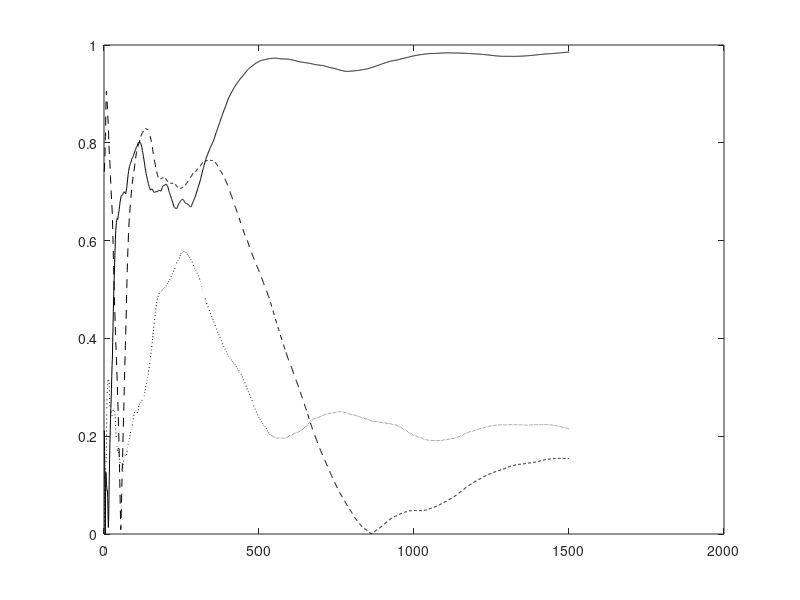

The MATLAB source for this figure: (Note: this script raises an error after producing the figure.)
% Adaptive GEVD Algorithm 

function SVDOJA();

clear all; 
close all; 

% Number of samples N and dimension D
eta0 = 200;
nSamples = 500;
nDim1 = 5;
nDim2 = 7;
nEpochs = 3;
randn('state',0);

% Generate the x random vectors
for i = 1 : nSamples
   for j = 1 : nDim1
      x(j,i) = (20-2*j)*randn;
   end
end
meanX = zeros(nDim1,1);
for i = 1 : nSamples
   meanX = meanX + x(:,i)/nSamples;
end
for i = 1 : nSamples
   x(:,i) = x(:,i) - meanX;
end

% Generate the y random vectors
for i = 1 : nSamples
   for j = 1 : nDim2
      y(j,i) = 3*randn;
   end
end
meanY = zeros(nDim2,1);
for i = 1 : nSamples
   meanY = meanY + y(:,i)/nSamples;
end
for i = 1 : nSamples
   y(:,i) = y(:,i) - meanY;
end

% Generate the Atrue matrix
Ctrue = zeros(nDim1,nDim2);
for i = 1 : nSamples
   Ctrue = Ctrue + x(:,i)*y(:,i)'/nSamples;
end
Ctrue

% Compute the true eigenvectors and eigenvalues
[U,D,V] = svd(Ctrue);
U
V
D
dg = diag(D)'

% Run the adaptive algorithm
C = zeros(nDim1,nDim2);
Z1 = zeros(nDim1,nDim1);
Z2 = zeros(nDim2,nDim2);
I1 = eye(nDim1,nDim1);
I2 = eye(nDim2,nDim2);
A = zeros(nDim1+nDim2,nDim1+nDim2);
W = 0.1 * ones(nDim1+nDim2,nDim2);
for epoch = 1 : nEpochs
    for iter = 1 : nSamples
        Ck   = x(:,iter) * y(:,iter)';
        C    = C + (1.0/(nSamples*(epoch-1) + iter))*(Ck - C);
        A    = [I1,C;C',I2];
        etat = 1.0 / (eta0 + nSamples*(epoch-1) + iter);
        W    = W + etat*(A*W - 0.5*W*triu(W'*A*W));
      
        U1 = W(1:nDim1,1:nDim1);
        for i = 1 : nDim1
            a = norm(U1(:,i));
            U1(:,i) = U1(:,i) / a;
        end
        V1 = W(nDim1+1:nDim1+nDim2,1:nDim2);
        for i = 1 : nDim2
            a = norm(V1(:,i));
   		    V1(:,i) = V1(:,i) / a;
        end
        cos_t1(:,nSamples*(epoch-1) + iter) = abs(diag(U1'*U));
        cos_t2(:,nSamples*(epoch-1) + iter) = abs(diag(V1'*V));
    end
end

% Check the final norms
U1 = W(1:nDim1,1:nDim1);
U1byNorm = U1*sqrt(inv(diag(diag(U1'*U1))));
for i = 1 : nDim1
    UNorm(i) = norm(U1(:,i));
end
V1 = W(nDim1+1:nDim1+nDim2,1:nDim2);
V1byNorm = V1*sqrt(inv(diag(diag(V1'*V1))));
for i = 1 : nDim2
    VNorm(i) = norm(V1(:,i));
end
UNorm
VNorm
U1byNorm
V1byNorm
dd = diag(U1byNorm'*C*V1byNorm);
dd'

for iter = 1 : nSamples*nEpochs
   ind(iter) = iter;
end

if (1)

% Plot the convergence results
figure(1);
plot(ind,cos_t1(1,:),'k-'); hold on;
plot(ind,cos_t1(2,:),'k:'); hold on;
plot(ind,cos_t1(3,:),'k--'); hold on;
legend('Component1 of U','Component2 of U','Component3 of U',0);
xlabel('Number of Samples');
ylabel('Direction Cosines for Components of U');
hold off;

% Plot the convergence results
figure(2);
plot(ind,cos_t2(1,:),'k-'); hold on;
plot(ind,cos_t2(2,:),'k:'); hold on;
plot(ind,cos_t2(3,:),'k--'); hold on;
legend('Component1 of V','Component2 of V','Component3 of V',0);
xlabel('Number of Samples');
ylabel('Direction Cosines for Components of V');
hold off;


else

plot(ind,cos_t1(1,:),'k-'); hold on;
plot(ind,cos_t1(2,:),'k:');
plot(ind,cos_t1(3,:),'k-.');
plot(ind,cos_t1(4,:),'k--');

plot(ind,cos_t2(1,:),'r-');
plot(ind,cos_t2(2,:),'r:');
plot(ind,cos_t2(3,:),'r-.');
plot(ind,cos_t2(4,:),'r--');
hold off;

end
